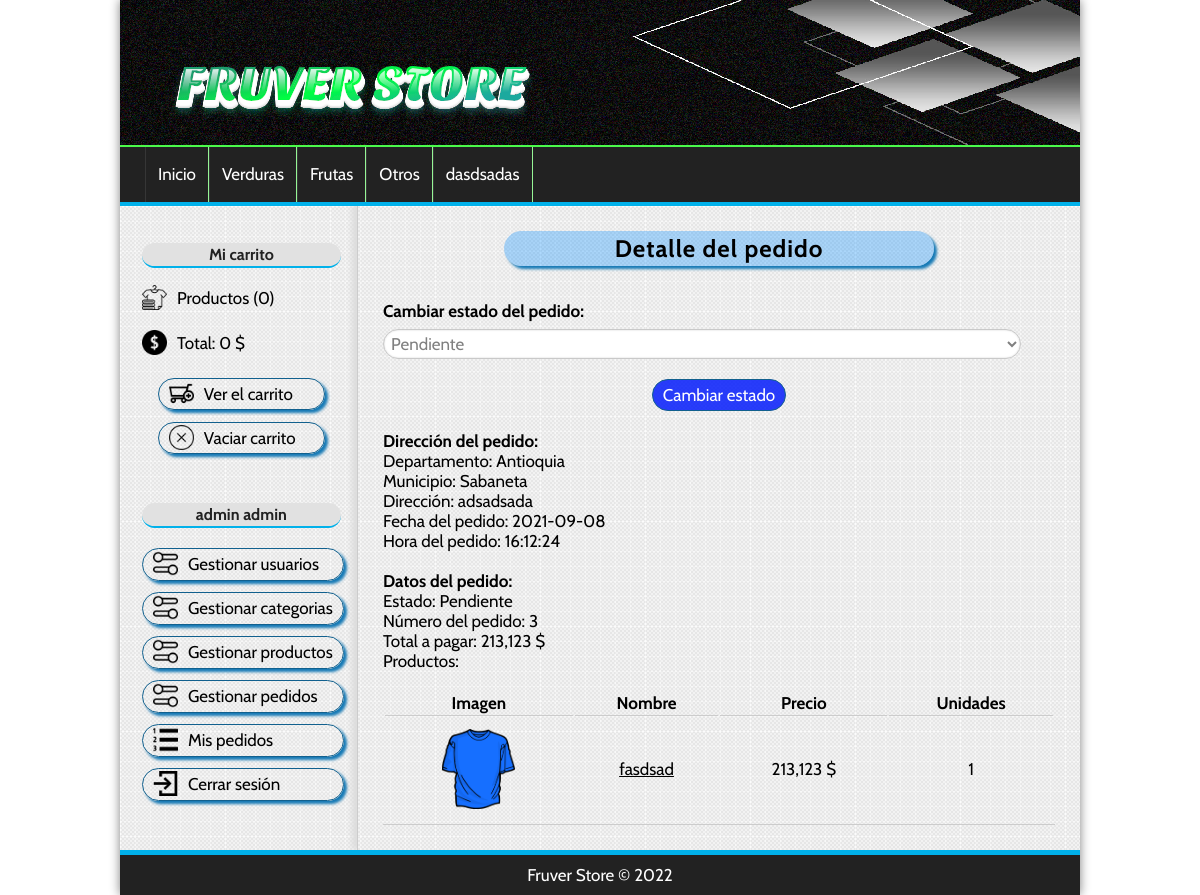
/pedido/detalle&id=3 (signed in), run on the app's committed database.
### tables this page shows
CREATE TABLE IF NOT EXISTS `categorias` (
  `id` int(255) NOT NULL AUTO_INCREMENT,
  `nombre` varchar(100) NOT NULL,
  PRIMARY KEY (`id`)
);

CREATE TABLE IF NOT EXISTS `pedidos` (
  `id` int(255) NOT NULL AUTO_INCREMENT,
  `usuario_id` int(255) NOT NULL,
  `departamento` varchar(100) NOT NULL,
  `municipio` varchar(100) NOT NULL,
  `direccion` varchar(255) NOT NULL,
  `costo` float(200,2) NOT NULL,
  `estado` varchar(20) NOT NULL,
  `fecha` date DEFAULT NULL,
  `hora` time DEFAULT NULL,
  PRIMARY KEY (`id`),
  KEY `fk_pedido_usuario` (`usuario_id`)
);

CREATE TABLE IF NOT EXISTS `lineas_pedidos` (
  `id` int(255) NOT NULL AUTO_INCREMENT,
  `pedido_id` int(255) NOT NULL,
  `producto_id` int(255) NOT NULL,
  `unidades` int(255) NOT NULL,
  PRIMARY KEY (`id`),
  KEY `fk_linea_pedido` (`pedido_id`),
  KEY `fk_linea_producto` (`producto_id`)
);

CREATE TABLE IF NOT EXISTS `productos` (
  `id` int(255) NOT NULL AUTO_INCREMENT,
  `categoria_id` int(255) NOT NULL,
  `nombre` varchar(100) NOT NULL,
  `descripcion` text,
  `precio` float(100,2) NOT NULL,
  `estado` varchar(255) NOT NULL,
  `stock` int(255) NOT NULL,
  `oferta` varchar(2) DEFAULT NULL,
  `fecha` date NOT NULL,
  `imagen` varchar(255) DEFAULT NULL,
  PRIMARY KEY (`id`),
  KEY `fk_producto_categoria` (`categoria_id`)
);

### config/db.php (called while the page is built)
<?php
class Database{
    public static function connect(){
        $db = new mysqli('localhost', 'root', '', 'fruver_store');
        $db->query("SET NAMES 'utf8'");
        return $db;
    }
}
?>

### helpers/utils.php (called while the page is built, shortened)
<?php
class Utils{
    public static function showCategorias(){
        require_once 'models/categoria.php';
        $categoria = new Categoria();
        $categorias = $categoria->getAll();
        return $categorias;
    }
    public static function showStatus($status){
        $value = 'Pendiente';
        if ( $status == 'confirm' ) {
            $value = 'Pendiente';
        }else if( $status == 'preparation' ){
            $value = 'En preparación';
        }else if( $status == 'ready' ){
            $value = 'Preparado para enviar';
        }else if( $status == 'sended' ){
            $value = 'Enviado';
        }
        return $value;
    }
}
?>

### models/categoria.php (called while the page is built, shortened)
<?php
class Categoria{
    private $db;
    public function __construct(){
        $this->db = Database::connect();
    }
    public function getAll(){
        $sql = "SELECT * FROM categorias ORDER BY id ASC;";
        $categorias = $this->db->query($sql);
        return $categorias;
    }
}
?>

### models/pedido.php (called while the page is built, shortened)
<?php
class Pedido{
    private $id;
    private $db;
    public function __construct(){
        $this->db = Database::connect();
    }
    public function getId(){
        return $this->id;
    }
    public function setId($id){
        $this->id = $id;
    }
    public function getOne(){
        $sql = "SELECT * FROM pedidos WHERE id = {$this->getId()};";
        $pedido = $this->db->query($sql);
        return $pedido->fetch_object();
    }
    public function getProductosByPedido($id){
        $sql = "SELECT pr.*, lp.unidades FROM productos pr "
                ."INNER JOIN lineas_pedidos lp ON pr.id = lp.producto_id "
                ."WHERE lp.pedido_id = {$id}";
        $productos = $this->db->query($sql);
        return $productos;
    }
}
?>

### views/pedido/detalle.php (the view, shortened to what this page needs)
<div class="tittle">
    <h1>Detalle del pedido</h1>
</div>
<?php if( isset($pedido) ): ?>
    <?php if( $admin ): ?>
        <h3>Cambiar estado del pedido:</h3>
        <form action="<?=base_url?>pedido/estado" method="POST">
                <select name="estado">
                    <option value="confirm" <?= $pedido->estado == 'confirm' ? 'selected' : '' ?>>Pendiente</option>
                </select>
            <input type="submit" value="Cambiar estado">
        </form><br>
    <?php endif; ?>
        <?php $price = number_format($pedido->costo, 0, '.', ','); ?>
        <h3>Dirección del pedido:</h3>
            Departamento: <?=$pedido->departamento?><br>
            Municipio: <?=$pedido->municipio?><br>
            Dirección: <?=$pedido->direccion?><br>
            Fecha del pedido: <?=$pedido->fecha?><br>
            Hora del pedido: <?=$pedido->hora?><br><br>
        <h3>Datos del pedido:</h3>
            Estado: <?=Utils::showStatus($pedido->estado)?><br>
            Número del pedido: <?=$pedido->id?><br>
            Total a pagar: <?=$price?> $<br>
            Productos: <br><br>
        <table>
            <tr>
                <th>Imagen</th>
                <th>Nombre</th>
                <th>Precio</th>
                <th>Unidades</th>
            </tr>
            <?php while($producto = $productos->fetch_object()): ?>
                <tr>
                    <td>
                        <?php if( $producto->imagen != null ): ?>
                            <img src="<?=base_url?>uploads/images/<?=$producto->imagen?>" class="img_carrito">
                        <?php else: ?>
                            <img src="<?=base_url?>assets/img/camiseta.png" class="img_carrito">
                        <?php endif; ?>
                    </td>
                    <td>
                        <a href="<?=base_url?>producto/ver&id=<?=$producto->id?>"><?=$producto->nombre?></a>
                    </td>
                    <td>
                        <?php $price = number_format($producto->precio, 0, '.', ','); ?>
                        <?=$price.' $'?>
                    </td>
                    <td>
                        <?=$producto->unidades?>
                    </td>
                </tr>
            <?php endwhile; ?>
        </table>
    <?php endif; ?>

### views/layout/header.php (shortened to what this page needs)
<!DOCTYPE html>
<html lang="es">
    <head>
        <link rel="stylesheet" href="<?=base_url?>assets\css\styles.css">
    </head>
    <body>
        <div id="container">
            <header id="header">
                <div id="logo">
                    <a href="<?=base_url?>">
                        <img src="<?=base_url?>uploads/images/FRUVER_STORE.svg" alt="Logo Tienda">
                    </a>
                </div>
            </header>
            <?php $categorias = Utils::showCategorias(); ?>
            <nav id="menu">
                <ul>
                    <li>
                        <a href="<?=base_url?>">
                            Inicio
                        </a>
                    </li>
                    <?php while($categoria = $categorias->fetch_object()): ?>
                        <li>
                            <a href="<?=base_url?>categoria/ver&id=<?=$categoria->id?>">
                                <?=$categoria->nombre?>
                            </a>
                    </li>
                    <?php endwhile; ?>
                </ul>
            </nav>
            <div id="content">

### assets/css/styles.css (style rules this page uses)
* { padding: 0px; margin: 0px; font-family: 'Cabin', sans-serif; font-size: 17px; }
body { background: url(../img/Fondo1.jpg); }
a { color: black; }
table { text-align: center; width: 100%; border-bottom: 1px solid #ccc; }
td { border-top: 1px solid #ccc; padding: 3px; }
tr { padding: 10px; }
#container { width: 80%; margin: 0px auto; box-shadow: 0px 0px 10px gray; background: white; }
#header { height: 145px; background: url(../img/fondonegro.png); }
#logo { padding: 3px; margin-left: -170px; float: left; }
#logo a { float: left; font-size: 40px; letter-spacing: 4px; font-family: 'Cabin', sans-serif; text-transform: uppercase; color: #01b1EA; font-weight: bold; text-decoration: none; margin-top: 30px; margin-left: 150px; text-shadow: 0px 2px 1px #222222; transition: all 300ms; }
#menu { clear:both; max-width: 1011px; background: #222; color: white; height: 55px; border-top: 2px solid #4bfa4b; border-bottom: 4px solid #01b1EA; }
#menu ul { list-style: none; text-decoration: none; margin: 0px auto; margin-left: 25px; }
#menu ul li { line-height: 55px; float: left; border-right: 1px solid #96f596; }
#menu a { display: block; color: white; text-decoration: none; padding-left: 12px; padding-right: 12px; transition: all 400ms; }
#menu a:first-child { border-left: 1px solid #363636; }
#content { margin: 0px auto; overflow: hidden; background: url(../img/back.png); }
.form_container, input[type= "text"], input[type="password"], input[type="email"], input[type="number"], select, textarea { border-radius: 20px; }
label, input[type="text"], input[type="password"], input[type="email"], input[type="number"], select, textarea { display: block; width: 95%; margin-top: 2px; margin-bottom: 2px; }
input[type="text"], input[type="password"], input[type="email"], input[type="number"], select, textarea { border: 1px solid #c9c9c9; box-shadow: 0px 0px 2px #ccc inset; background: white; padding: 3px; color: gray; transition: all 300ms; margin-top: 8px; }
input[type="button"], input[type="submit"], .button { display: block; border-radius: 20px; background-color:rgba(0, 25, 252, 0.836); width: 100px; margin-left: auto; margin-right: auto; padding: 5px; padding-left: 10px; padding-right: 10px; color: white; border: 1px solid #11608e; cursor: pointer; }
label, input[type="button"], input[type="submit"], button { display: block; margin-top: 20px; width: auto; }
#central h1 { font-size: 24px; font-weight: bold; margin-left: auto; margin-right: auto; width: 401px; letter-spacing: 1px; text-align: center; margin-bottom: 35px; padding: 3px; }
.tittle { background-color:rgba(0, 140, 255, 0.308); width: 430px; margin-left: auto; margin-right: auto; border-radius: 20px; text-decoration: none; box-shadow: 3px 3px 3px #1579b5; }
.img_carrito { height: 80px; display: block; margin: 10px auto; }

### data on the page
categorias: nombre "Verduras"
categorias: nombre "Frutas"
categorias: nombre "Otros"
categorias: nombre "dasdsadas"
pedidos: estado "Pendiente", departamento "Antioquia", municipio "Sabaneta", direccion "adsadsada", fecha "2021-09-08", hora "16:12:24", id "3", costo "213,123"
lineas_pedidos: producto.nombre "fasdsad", producto.precio "213,123", unidades "1"

### other printed values
$stats['count'] "0"
$price "0"
$_SESSION['identity']->nombre "admin"
$_SESSION['identity']->apellidos "admin"
